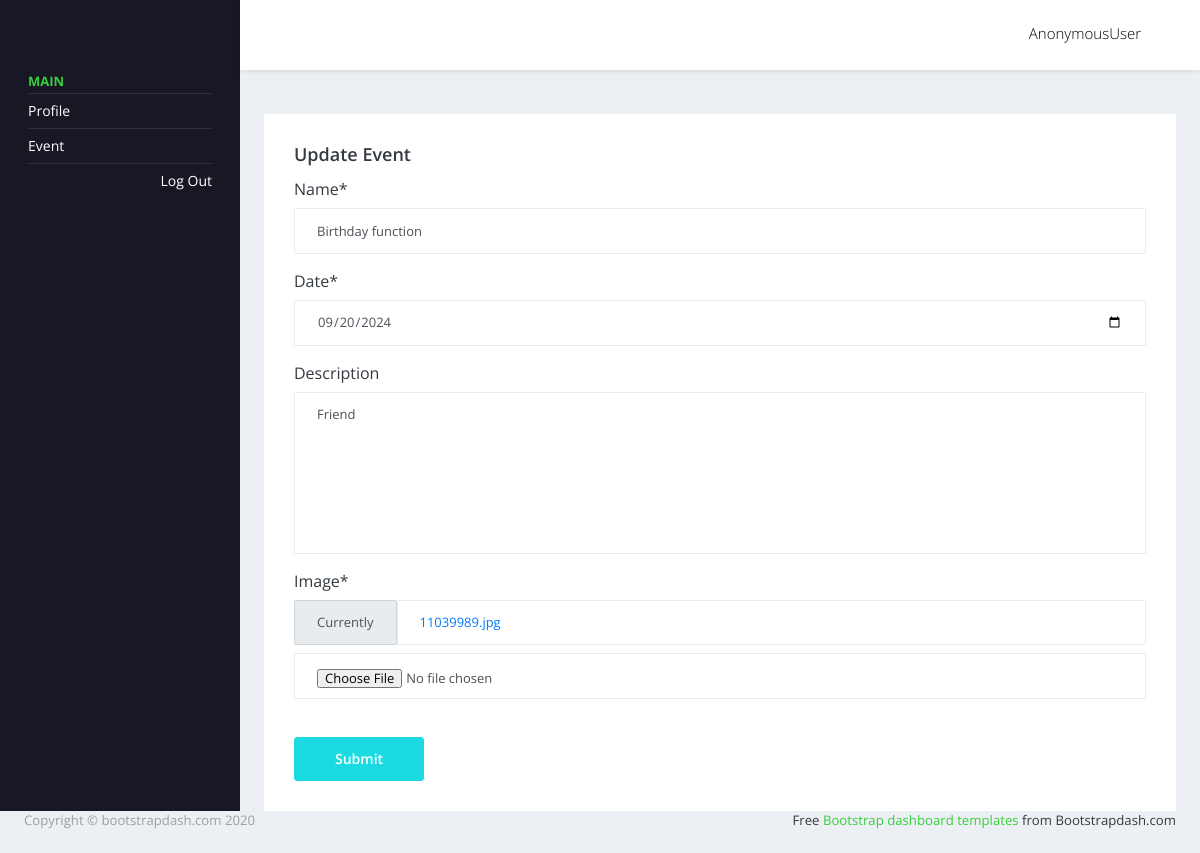
Screenshot of /eventupdate/25/ with the database file from the repository.
### myapp/models.py (models this page shows, shortened)
class eventadd(models.Model):
    user = models.ForeignKey(Login, on_delete=models.CASCADE, null=True, blank=True)
    name = models.CharField(max_length=30)
    date = models.DateField()
    description = models.TextField(max_length=200, null=True, blank=True)
    image = models.ImageField()

### myapp/views.py (the view)
# urls.py: path('eventupdate/<int:id>/', views.eventupdate, name='eventupdate'),
def eventupdate(request,id):
    data = eventadd.objects.get(id=id)
    form = eventaddform(instance=data)
    if request.method == 'POST':
        form1 = eventaddform(request.POST or None,request.FILES or None,instance=data or None)
        if form1.is_valid():
            event = form1.save(commit=True)
            event.save()
            return redirect('viewevent')
    return render(request, 'userpages/eventupdate.html', {'form': form})

### myapp/forms.py
class eventaddform(forms.ModelForm):
    date = forms.DateField(widget=DateInput)
    class Meta:
        model = eventadd
        fields = ('name','date','description','image')

### templates/userpages/eventupdate.html (shortened to what this page needs)
{% extends 'userpages/userhome.html' %}
{% block content %}
{% load crispy_forms_filters %}
<div class="card">
    <div class="card-body">
        <h4 class="card-title">Update Event</h4>
        <form method ='post' enctype="multipart/form-data">
            {{form|crispy}}
            <br>
          <button class="btn btn-primary" type="submit">Submit</button>
        </form>
    </div>
</div>
{% endblock %}

### rows the page displays
eventadd: name "Birthday function", date "09/20/2024", description "Friend"

### other values shown
{{ request.user }} "AnonymousUser"
